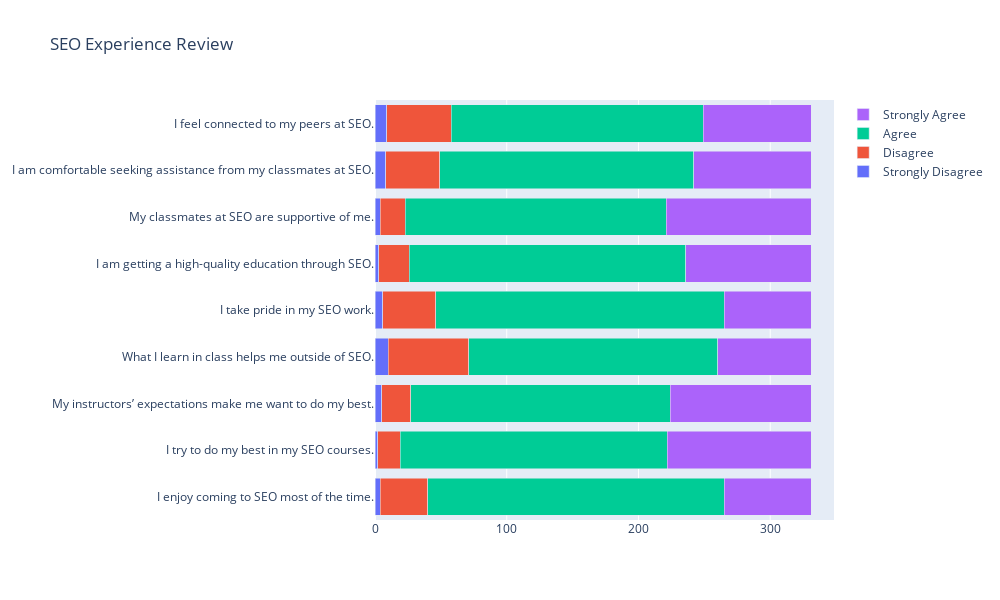

Write notebook code for a chart like this one.
### Markdown cell above
## SEO Experience Graphs

### Code cell
# Load your survey data from the specified CSV file
df = pd.read_csv('Scholar_Survey_Responses_Spring_2015.csv')
# Define the statements and their corresponding response categories
statements = [
    "I enjoy coming to SEO most of the time.",
    "I try to do my best in my SEO courses.",
    "My instructors’ expectations make me want to do my best.",
    "What I learn in class helps me outside of SEO.",
    "I take pride in my SEO work.",
    "I am getting a high-quality education through SEO.",
    "My classmates at SEO are supportive of me.",
    "I am comfortable seeking assistance from my classmates at SEO.",
    "I feel connected to my peers at SEO."
]

response_categories_1 = ["Strongly Disagree", "Disagree", "Agree", "Strongly Agree"]

# Initialize lists to store the counts for each response category
response_counts = {category: [] for category in response_categories_1}

# Iterate through the statements
for statement in statements:
    # Get the value counts for the current statement
    cnt_srs_1 = df[statement].value_counts()
    
    # Append the counts for each response category to the respective list
    for category in response_categories_1:
        response_counts[category].append(cnt_srs_1.get(category, 0))

# Create bar chart traces for each response category
traces = []
for category in response_categories_1:
    trace = go.Bar(
        y=statements,
        x=response_counts[category],
        orientation='h',
        name=category
    )
    traces.append(trace)

# Create the layout
layout = go.Layout(
    title='SEO Experience Review',
    barmode='stack',
    width=1000,
    height=600
)

# Create the figure
fig = go.Figure(data=traces, layout=layout)

# Show the plot
fig.show()
# Save the figure as an HTML file
fig.write_html("seo_experience.html")
#Saving Image as JPEG
fig.write_image("seo_experience.jpeg")

### Figure 1 — Plotly figure (JSON) as saved in the notebook; plotly's stock layout.template omitted (floating-point values rounded to 4 significant figures)
{"data": [{"name": "Strongly Disagree", "orientation": "h", "type": "bar", "x": [4, 2, 5, 10, 6, 3, 4, 8, 9], "y": ["I enjoy coming to SEO most of the time.", "I try to do my best in my SEO courses.", "My instructors’ expectations make me want to do my best.", "What I learn in class helps me outside of SEO.", "I take pride in my SEO work.", "I am getting a high-quality education through SEO.", "My classmates at SEO are supportive of me.", "I am comfortable seeking assistance from my classmates at SEO.", "I feel connected to my peers at SEO."]}, {"name": "Disagree", "orientation": "h", "type": "bar", "x": [36, 17, 22, 61, 40, 23, 19, 41, 49], "y": ["I enjoy coming to SEO most of the time.", "I try to do my best in my SEO courses.", "My instructors’ expectations make me want to do my best.", "What I learn in class helps me outside of SEO.", "I take pride in my SEO work.", "I am getting a high-quality education through SEO.", "My classmates at SEO are supportive of me.", "I am comfortable seeking assistance from my classmates at SEO.", "I feel connected to my peers at SEO."]}, {"name": "Agree", "orientation": "h", "type": "bar", "x": [225, 203, 197, 189, 219, 210, 198, 193, 191], "y": ["I enjoy coming to SEO most of the time.", "I try to do my best in my SEO courses.", "My instructors’ expectations make me want to do my best.", "What I learn in class helps me outside of SEO.", "I take pride in my SEO work.", "I am getting a high-quality education through SEO.", "My classmates at SEO are supportive of me.", "I am comfortable seeking assistance from my classmates at SEO.", "I feel connected to my peers at SEO."]}, {"name": "Strongly Agree", "orientation": "h", "type": "bar", "x": [66, 109, 107, 71, 66, 95, 110, 89, 82], "y": ["I enjoy coming to SEO most of the time.", "I try to do my best in my SEO courses.", "My instructors’ expectations make me want to do my best.", "What I learn in class helps me outside of SEO.", "I take pride in my SEO work.", "I am getting a high-quality education through SEO.", "My classmates at SEO are supportive of me.", "I am comfortable seeking assistance from my classmates at SEO.", "I feel connected to my peers at SEO."]}], "layout": {"barmode": "stack", "height": 600, "title": {"text": "SEO Experience Review"}, "width": 1000, "xaxis": {"autorange": true, "range": [0, 348.4], "type": "linear"}, "yaxis": {"autorange": true, "range": [-0.5, 8.5], "type": "category"}}}
